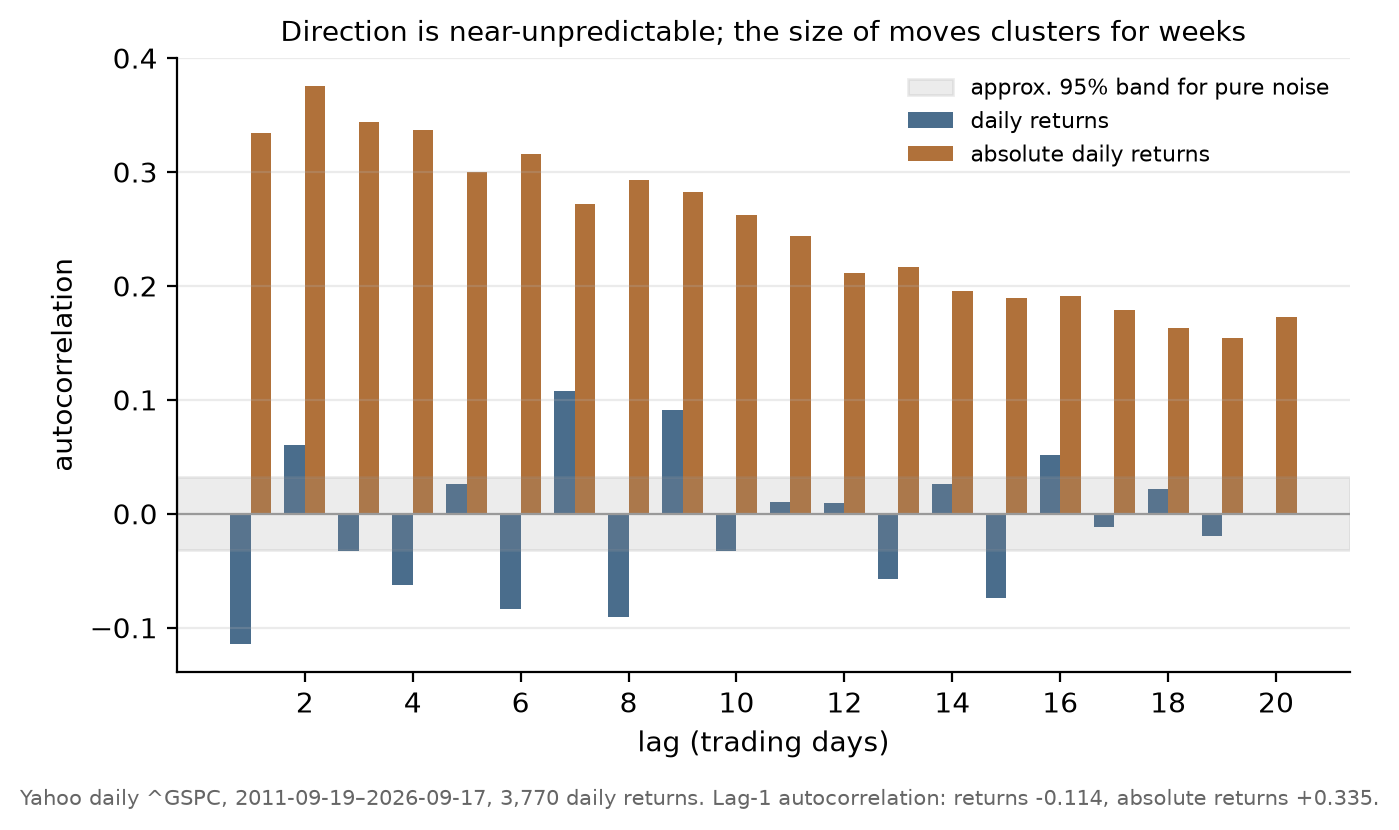

Recreate this plot in Python.
"""
Figure 3 (Statistics for Traders) - Returns don't remember; volatility does.

Free data: daily S&P 500 (^GSPC) from Yahoo Finance's public chart API, cached
to data/spx_daily.csv (shared with the Track C2 figures) so the figure is
reproducible offline and stable. Two autocorrelation functions are computed on
the same series, lags 1-20:

  - autocorrelation of the daily returns themselves (does today's return
    predict tomorrow's?), and
  - autocorrelation of the ABSOLUTE daily returns (does today's SIZE of move
    predict tomorrow's size?).

An approximate two-sided 95% noise band (+-1.96/sqrt(N)) shows what pure
noise would produce. Printed to stdout: sample size, the lag-1 values for
both series, and how many of the 20 |return| lags clear the noise band.

Purely descriptive - no strategy, no tuning, no threshold search.

Reproducible:
    python fig_autocorrelation.py     # numpy, matplotlib; stdlib urllib/json
"""
import os, json, csv, socket, urllib.request, datetime as dt
import numpy as np
import matplotlib
matplotlib.use("Agg")
import matplotlib.pyplot as plt

HERE = os.path.dirname(os.path.abspath(__file__))
DATA = os.path.join(HERE, "data")
os.makedirs(DATA, exist_ok=True)
CACHE = os.path.join(DATA, "spx_daily.csv")


def load_prices():
    if os.path.exists(CACHE):
        dates, close = [], []
        with open(CACHE) as f:
            for row in csv.DictReader(f):
                dates.append(row["date"]); close.append(float(row["close"]))
        return dates, np.array(close)
    socket.setdefaulttimeout(30)
    url = "https://query1.finance.yahoo.com/v8/finance/chart/%5EGSPC?range=15y&interval=1d"
    req = urllib.request.Request(url, headers={"User-Agent": "Mozilla/5.0"})
    j = json.loads(urllib.request.urlopen(req).read())
    r = j["chart"]["result"][0]
    ts, cl = r["timestamp"], r["indicators"]["quote"][0]["close"]
    dates, close = [], []
    for t, c in zip(ts, cl):
        if c is None:
            continue
        dates.append(dt.datetime.utcfromtimestamp(t).strftime("%Y-%m-%d"))
        close.append(float(c))
    with open(CACHE, "w", newline="") as f:
        w = csv.writer(f); w.writerow(["date", "close"])
        for d, c in zip(dates, close):
            w.writerow([d, f"{c:.4f}"])
    return dates, np.array(close)


def acf(x, max_lag):
    x = x - x.mean()
    denom = (x * x).sum()
    return np.array([(x[k:] * x[:-k]).sum() / denom for k in range(1, max_lag + 1)])


dates, close = load_prices()
ret = np.diff(close) / close[:-1]
n = len(ret)
LAGS = 20
a_ret = acf(ret, LAGS)
a_abs = acf(np.abs(ret), LAGS)
band = 1.96 / np.sqrt(n)
sig_abs = int((np.abs(a_abs) > band).sum())
sig_ret = int((np.abs(a_ret) > band).sum())

fig, ax = plt.subplots(figsize=(6.8, 4.0))
k = np.arange(1, LAGS + 1)
w = 0.38
ax.bar(k - w / 2, a_ret, width=w, color="#4a6d8c", label="daily returns")
ax.bar(k + w / 2, a_abs, width=w, color="#b0713a", label="absolute daily returns")
ax.axhspan(-band, band, color="#999", alpha=0.18,
           label="approx. 95% band for pure noise")
ax.axhline(0, color="#999", lw=0.8)
ax.set_xlabel("lag (trading days)")
ax.set_ylabel("autocorrelation")
ax.set_xticks(k[1::2])
ax.set_title("Direction is near-unpredictable; the size of moves clusters for weeks",
             fontsize=10.2)
ax.legend(fontsize=8, loc="upper right", frameon=False)
for s in ("top", "right"):
    ax.spines[s].set_visible(False)
ax.grid(True, axis="y", alpha=0.25)
fig.text(0.5, -0.02,
         f"Yahoo daily ^GSPC, {dates[0]}–{dates[-1]}, {n:,} daily returns. "
         f"Lag-1 autocorrelation: returns {a_ret[0]:+.3f}, absolute returns {a_abs[0]:+.3f}.",
         ha="center", fontsize=7.6, color="#666")
plt.tight_layout()

OUT = os.path.join(HERE, "fig_autocorrelation.png")
fig.savefig(OUT, dpi=200, bbox_inches="tight")
print("wrote", OUT)
print(f"span={dates[0]}..{dates[-1]} n_returns={n} noise_band=+-{band:.4f}")
print(f"lag1_returns={a_ret[0]:+.4f} lag1_abs_returns={a_abs[0]:+.4f}")
print(f"lags_beyond_band_returns={sig_ret}/20 lags_beyond_band_abs={sig_abs}/20")
print("acf_abs lags 1-5:", np.round(a_abs[:5], 3).tolist())
print("acf_ret lags 1-5:", np.round(a_ret[:5], 3).tolist())
